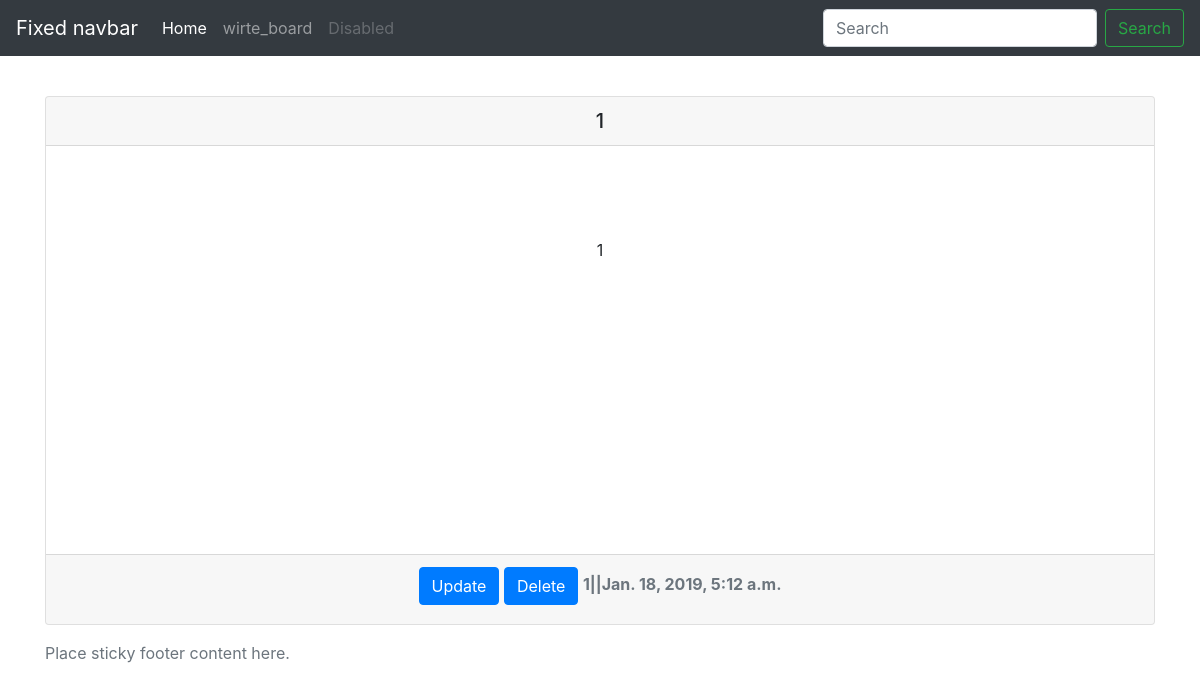
/startapp/show/3, run on the app's committed database.
### startapp/models.py (models this page shows)
class Post(models.Model):
     author = models.CharField(max_length=200)
     title = models.CharField(max_length=200)
     content= models.TextField()
     create_date=models.DateTimeField(
         default = timezone.now()
    )

### startapp/views.py (the view)
# urls.py: re_path(r'^startapp/show/(?P<post_id>\d+)$',views.post_view),
def post_view(request,post_id):
   post = Post.objects.get(pk = post_id)
   context = {'post': post}
   return render(request, 'startapp/show.html', context)

### startapp/templates/startapp/show.html (shortened to what this page needs)
{% extends "startapp/layout.html" %}
{% block content %}
    <div class="card">
        <h5 class="card-header text-center">{{post.title}}</h5>
        <div class="card-body">
            <div class="row justify-content-md-center card-text mt-5" style="height:20rem;">
                <div class="col-md-auto">
                    {{post.content|escape|linebreaks}}
                </div>
            </div>
        </div>
        <div class="card-footer text-muted text-center">
            <a href="/startapp/update/{{post.id}}" class="btn btn-primary">Update</a>
            <a href="/startapp/delete/{{post.id}}" class="btn btn-primary">Delete</a>
            <p style="display:inline-block">
                <b>{{post.author}}||{{post.create_date}}</b>
            </p>
        </div>
    </div>
{% endblock %}

### data on the page
Post: title "1", content "1", author "1", create_date "Jan. 18, 2019, 5:12 a.m."
